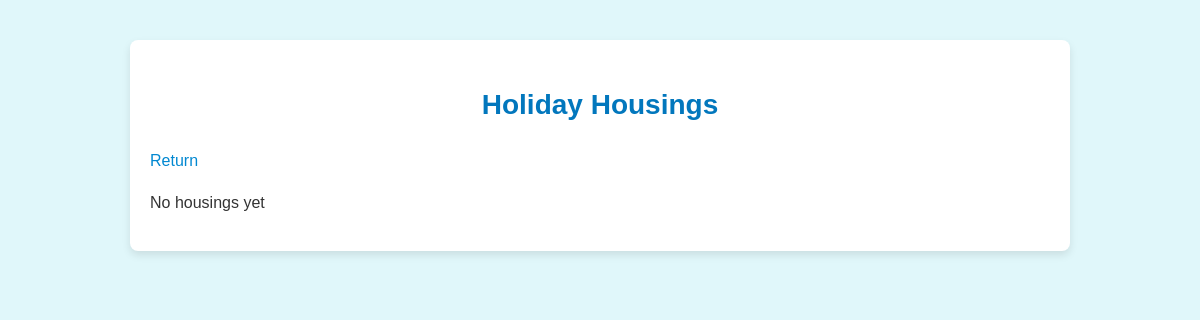
The page /housings/show/ on the database as committed earlier.
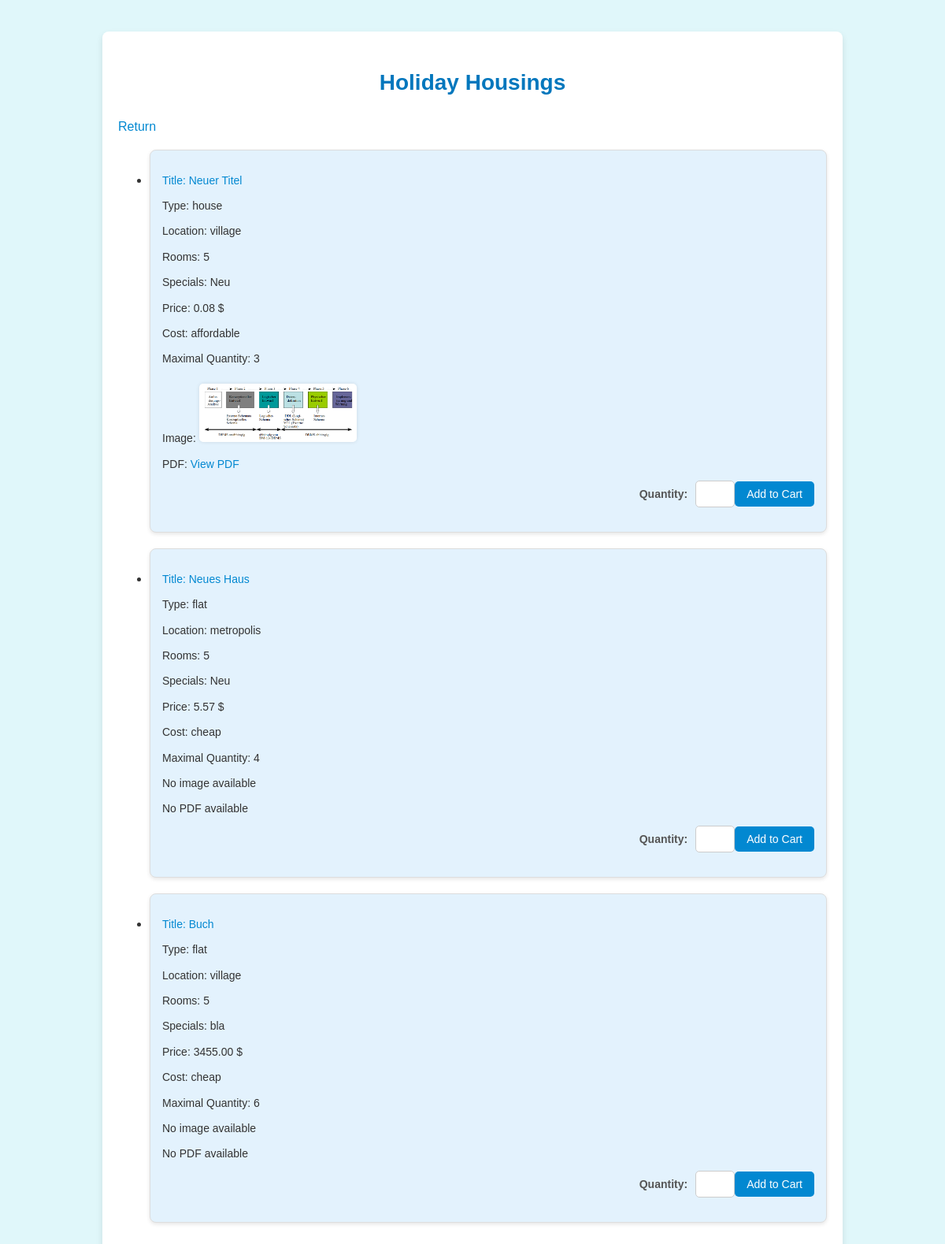
The same page on the database as committed later.
### HolidayHousings/models.py (models this page shows, shortened)
class HolidayHousing(models.Model):
    TYPE = [
        ('F', 'flat'),
        ('H', 'house'),
        ('S', 'special location')
    ]
    type = models.CharField(
        max_length=1,
        choices=TYPE
    )
    COSTS = [
        ('C', 'cheap'),
        ('A', 'affordable'),
        ('E', 'expensive'),
        ('L', 'luxury')
    ]
    costs = models.CharField(
        max_length=1,
        choices=COSTS
    )
    LOCATION = [
        ('M', 'metropolis'),
        ('V', 'village'),
        ('N', 'nature'),
        ('C', 'city')
    ]
    location = models.CharField(
        max_length=1,
        choices=LOCATION
    )
    title = models.CharField(max_length=50)
    image = models.ImageField(upload_to='housing_images/', null=True, blank=True)  # ImageField hinzugefügt
    rooms = models.IntegerField()
    price = models.DecimalField(max_digits=10, decimal_places=2)  # DecimalField für den Preis hinzugefügt
    max_quantity = models.PositiveIntegerField(default=1, help_text='Maximale Stückanzahl pro Bestellung')
    specials = models.CharField(max_length=50)
    image = models.ImageField(upload_to='holiday_housing_images/', blank=True, null=True)
    pdf_file = models.FileField(upload_to='holiday_housing_pdfs/', blank=True, null=True)
    myuser = models.ForeignKey(
        settings.AUTH_USER_MODEL,
        on_delete=models.CASCADE,
        related_name='holiday_housing_created_by',
        related_query_name='holiday_housing_created_by'
    )
    class Meta:
        ordering = ['costs', 'type', 'location']
        verbose_name = 'Holiday Housing'
        verbose_name_plural = 'Holiday Housings'

### HolidayHousings/views.py (the view)
# urls.py: path('show/', views.housing_list, name='housing-list'),
def housing_list(request):
    all_housings = HolidayHousing.objects.all()
    comments = Comment.objects.all()
    myuser = request.user
    context = {
        'all_housings': all_housings,
        'comments': comments,
        'has_add_permission': not myuser.is_anonymous and myuser.has_add_permission(),
        'has_edit_permission': not myuser.is_anonymous and myuser.has_edit_permission()
    }
    return render(request, 'housing-list.html', context)

### HolidayHousings/templates/housing-list.html (shortened to what this page needs)
{% block content %}
    <div class="container">
        <h2>Holiday Housings</h2>
        <p><a href="{% url 'home' %}">Return</a></p>
        {% if all_housings %}
            <ul>
                {% for housing in all_housings %}
                    <li class="housing-item">
                        <p><a href="{% url 'housing-detail' housing.id %}">Title: {{ housing.title }}</a></p>
                        <p>Type: {{ housing.get_type_display }}</p>
                        <p>Location: {{ housing.get_location_display }}</p>
                        <p>Rooms: {{ housing.rooms }}</p>
                        <p>Specials: {{ housing.specials }}</p>
                        <p>Price: {{ housing.price }} $</p>
                        <p>Cost: {{ housing.get_costs_display }}</p>
                        <p>Maximal Quantity: {{ housing.max_quantity }}</p>
                        {% if housing.image %}
                            <p>Image: <img src="{{ housing.image.url }}" alt="Housing Image" style="max-width: 200px;"></p>
                        {% else %}
                            <p>No image available</p>
                        {% endif %}
                        {% if housing.pdf_file %}
                            <p>PDF: <a href="{{ housing.pdf_file.url }}" target="_blank">View PDF</a></p>
                        {% else %}
                            <p>No PDF available</p>
                        {% endif %}
                        <form method="post" action="{% url 'add_to_cart' housing.id %}">
                            <label for="quantity">Quantity:</label>
                            <input type="number" id="quantity" name="quantity" min="1" max="{{ housing.max_quantity }}" required>
                            <button type="submit">Add to Cart</button>
                        </form>
                    </li>
                {% endfor %}
            </ul>
        {% else %}
            <p>No housings yet</p>
        {% endif %}
    </div>
{% endblock %}

### HolidayHousings/templates/housing-list.html (style rules this page uses)
.container { max-width: 900px; margin: 40px auto; padding: 20px; background-color: #fff; border-radius: 8px; box-shadow: 0 4px 8px rgba(0, 0, 0, 0.1); }
h2 { color: #0277bd; margin-bottom: 20px; text-align: center; font-size: 28px; }
a { color: #0288d1; text-decoration: none; }
.housing-item { border: 1px solid #ddd; background-color: #e3f2fd; margin-bottom: 20px; padding: 15px; border-radius: 8px; box-shadow: 0 2px 5px rgba(0, 0, 0, 0.1); transition: transform 0.2s; }
.housing-item p { margin: 10px 0; font-size: 14px; }
.housing-item img { max-width: 150px; height: auto; margin-top: 10px; border-radius: 5px; box-shadow: 0 0 5px rgba(0, 0, 0, 0.1); }
.housing-item form { margin-top: 10px; display: flex; align-items: center; justify-content: flex-end; }
.housing-item form label { margin-right: 10px; font-weight: bold; color: #555; font-size: 14px; }
.housing-item form input[type="number"] { width: 50px; padding: 8px; border: 1px solid #ccc; border-radius: 5px; font-size: 14px; }
.housing-item form button { padding: 8px 15px; background-color: #0288d1; color: #fff; border: none; border-radius: 5px; cursor: pointer; font-size: 14px; transition: background-color 0.3s ease; }

Rows that differ between the two databases and show on the page:
added HolidayHousing: title "Neuer Titel", type "house", location "village", rooms "5", specials "Neu", price "0.08", costs "affordable", max_quantity "3", image (picture)
added HolidayHousing: title "Neues Haus", type "flat", location "metropolis", rooms "5", specials "Neu", price "5.57", costs "cheap", max_quantity "4", image "No image available", shows "No PDF available"
added HolidayHousing: title "Buch", type "flat", location "village", rooms "5", specials "bla", price "3455.00", costs "cheap", max_quantity "6", image "No image available", shows "No PDF available"
Other text that changed with them:
text no longer shown: "No housings yet"
